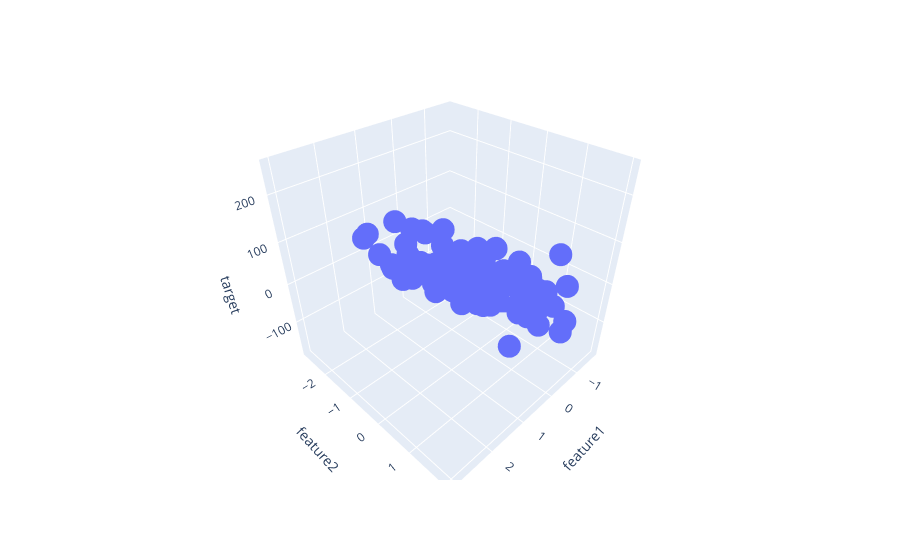

Notebook source saved alongside this figure:
### Code cell
fig=px.scatter_3d(df,x="feature1",y='feature2',z="target")
fig.show()
